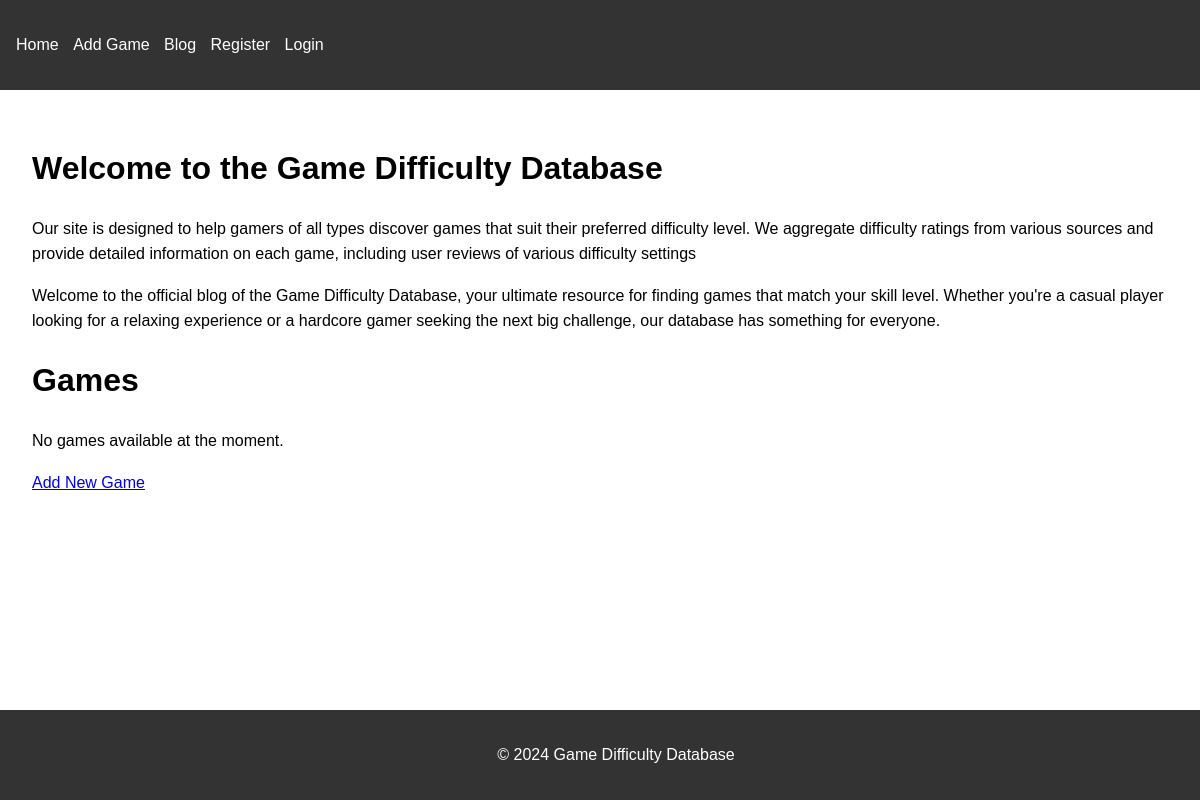
Before: / with the older database file.
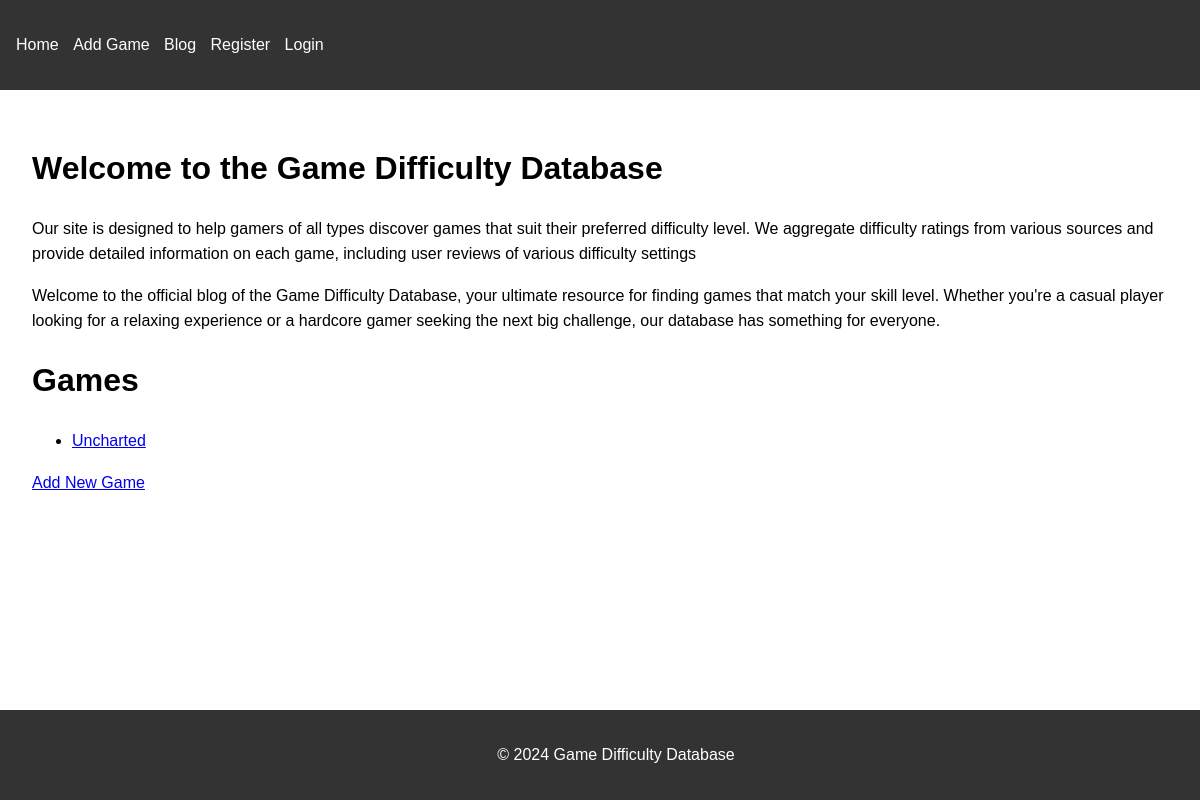
After: the same page with the newer database file.
### game_difficulty_database/models.py (models this page shows, shortened)
class Game(models.Model):
    DIFFICULTY_CHOICES = [
        ('extremely_easy', 'Extremely Easy'),
        ('very_easy', 'Very Easy'),
        ('easy', 'Easy'),
        ('somewhat_easy', 'Somewhat Easy'),
        ('normal', 'Normal'),
        ('somewhat_hard', 'Somewhat Hard'),
        ('hard', 'Hard'),
        ('very_hard', 'Very Hard'),
        ('extremely_hard', 'Extremely Hard'),
    ]
    name = models.CharField(max_length=255)
    description = models.TextField(blank=True)
    default_difficulty = models.CharField(max_length=20, choices=DIFFICULTY_CHOICES, default='normal')
    image = CloudinaryField('image', null=True, blank=True)
    added_by = models.ForeignKey(User, on_delete=models.SET_NULL, null=True, blank=True)

### game_difficulty_database/views.py (the view)
# urls.py: path('', views.game_list, name='game_list'),
def game_list(request):
    games = Game.objects.all().order_by('name')
    introduction_text = "Welcome to the official blog of the Game Difficulty Database, your ultimate resource for finding games that match your skill level. Whether you're a casual player looking for a relaxing experience or a hardcore gamer seeking the next big challenge, our database has something for everyone."
    return render(request, 'game_difficulty_database/game_list.html', {
        'games': games,
        'introduction_text': introduction_text,
    })

### Game_Datebase/context_processors.py (called while the page is built)
def home_url(request):
    return {'home_url': reverse('game_list')}

### game_difficulty_database/templates/game_difficulty_database/game_list.html
{% extends 'base.html' %}
{% block content %}
<div class="introduction">
    <h1>Welcome to the Game Difficulty Database</h1>
    <p class="subheading">Our site is designed to help gamers of all types discover games that suit their preferred difficulty level. We aggregate difficulty ratings from various sources and provide detailed information on each game, including user reviews of various difficulty settings</p>
    <p>{{ introduction_text }}</p>
</div>
<div class="game-list">
    <h1>Games</h1>
    {% if games %}
        <ul>
        {% for game in games %}
            <li><a href="{% url 'game_detail' game.id %}">{{ game.name }}</a></li>
        {% endfor %}
        </ul>
    {% else %}
        <p>No games available at the moment.</p>
    {% endif %}
</div>
<div class="add-game">
    <a href="{% url 'add_game' %}" class="btn btn-primary">Add New Game</a>
</div>
{% endblock %}

### templates/base.html (shortened to what this page needs)
<!DOCTYPE html>
<html lang="en">
<head>
    {% load static %}
    <link rel="stylesheet" href="{% static 'css/style.css' %}">
    <link rel="stylesheet" href="{% static 'css/allauth_custom.css' %}">
</head>
<body>
    <header>
        <nav>
            <ul>
                <li><a href="{% url 'game_list' %}">Home</a></li>
                <li><a href="{% url 'add_game' %}">Add Game</a></li>
                <li><a href="{% url 'blog_list' %}">Blog</a></li>
                {% if user.is_authenticated %}
                    <li><a href="{% url 'account_logout' %}">Logout</a></li>
                {% else %}
                    <li><a href="{% url 'account_signup' %}">Register</a></li>
                    <li><a href="{% url 'account_login' %}">Login</a></li>
                {% endif %}
            </ul>
        </nav>
    </header>
    <main>
        {% block content %}
        {% endblock %}
    </main>
    <footer>
        <p>&copy; 2024 Game Difficulty Database</p>
    </footer>
</body>
</html>

### static/css/style.css (style rules this page uses)
body { font-family: Arial, sans-serif; line-height: 1.6; margin: 0; padding: 0; }
header { background-color: #333; color: #fff; padding: 1rem; }
nav ul { list-style-type: none; padding: 0; }
nav ul li { display: inline; margin-right: 10px; }
nav ul li a { color: #fff; text-decoration: none; }
main { padding: 2rem; }
footer { background-color: #333; color: #fff; text-align: center; padding: 1rem; position: fixed; bottom: 0; width: 100%; }

Changed rows visible on the page:
added Game: name "Uncharted"
Other visible differences:
text no longer shown: "No games available at the moment."
